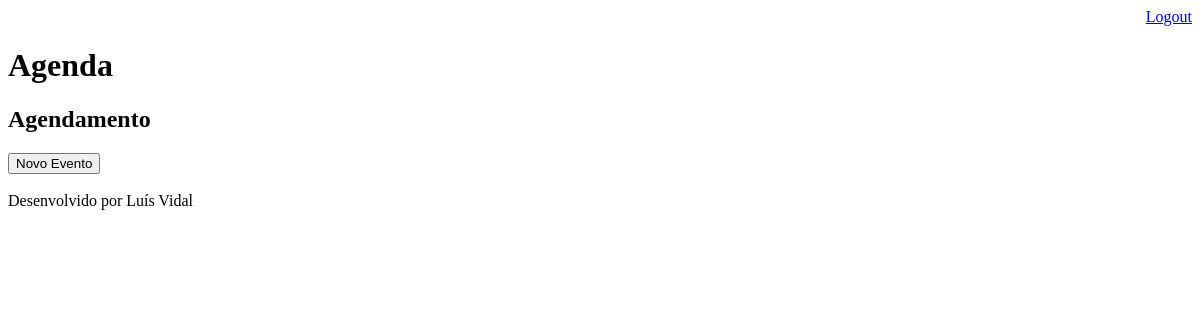
The app's page /agenda/ (signed in), older data.
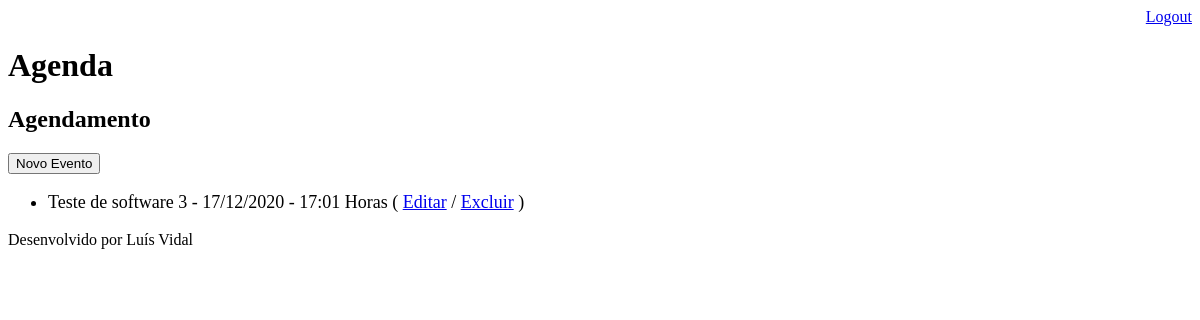
The same page, newer data.
### core/models.py (models this page shows, shortened)
class Evento(models.Model):
    titulo = models.CharField(max_length=100)
    descricao = models.TextField(blank=True, null=True)
    data_evento = models.DateTimeField(verbose_name='Data do Evento')
    data_criacao = models.DateTimeField(auto_now=True, verbose_name="Data de Criação")
    usuario = models.ForeignKey(User, on_delete=models.CASCADE) #exclui todos os dados do usuário
    class Meta:
        db_table = 'evento'
    def get_data_evento(self):
        return self.data_evento.strftime('%d/%m/%Y - %H:%M Horas')
    def get_evento_atrasado(self):
        if self.data_evento < datetime.now():
            return True
        else:
            return False

### core/views.py (the view)
# urls.py: path('agenda/', views.lista_eventos),
@login_required(login_url='/login/')
def lista_eventos(request):
    usuario = request.user
    data_atual = datetime.now() - timedelta(hours=1)
    evento = Evento.objects.filter(usuario=usuario, data_evento__gt=data_atual)
    dados = {'eventos': evento}
    return render(request, 'agenda.html', dados)

### templates/agenda.html (shortened to what this page needs)
{% extends "model-page.html" %}
{% block content %}
    <h2>Agendamento</h2>
    <a href="evento/">
        <button type="button">Novo Evento</button>
    </a>
    <ul style="font-size: 18px">
        {% for evento in eventos %}
            <li>
                <div style=>
                    {{ evento.titulo }} - {{ evento.get_data_evento }}
                    ( <a href="evento/?id={{ evento.id }}">Editar</a>
                    / <a href="evento/delete/{{ evento.id }}/">Excluir</a> )
                </div>
            </li>
        {% endfor %}
    </ul>
{% endblock %}

Row changes from the older to the newer data that the page shows:
added Evento: titulo "Teste de software 3", get_data_evento "17/12/2020 - 17:01 Horas"
